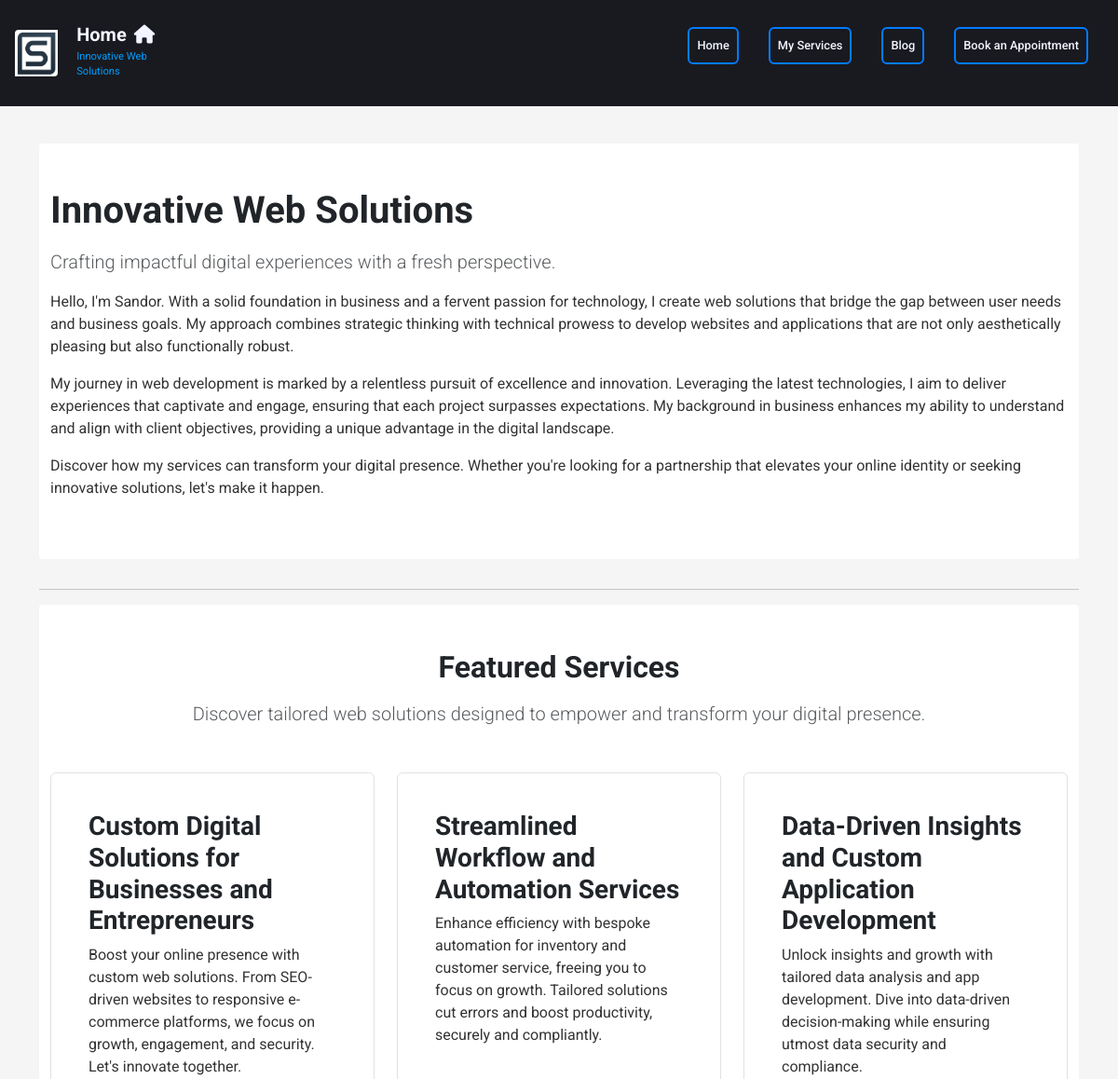
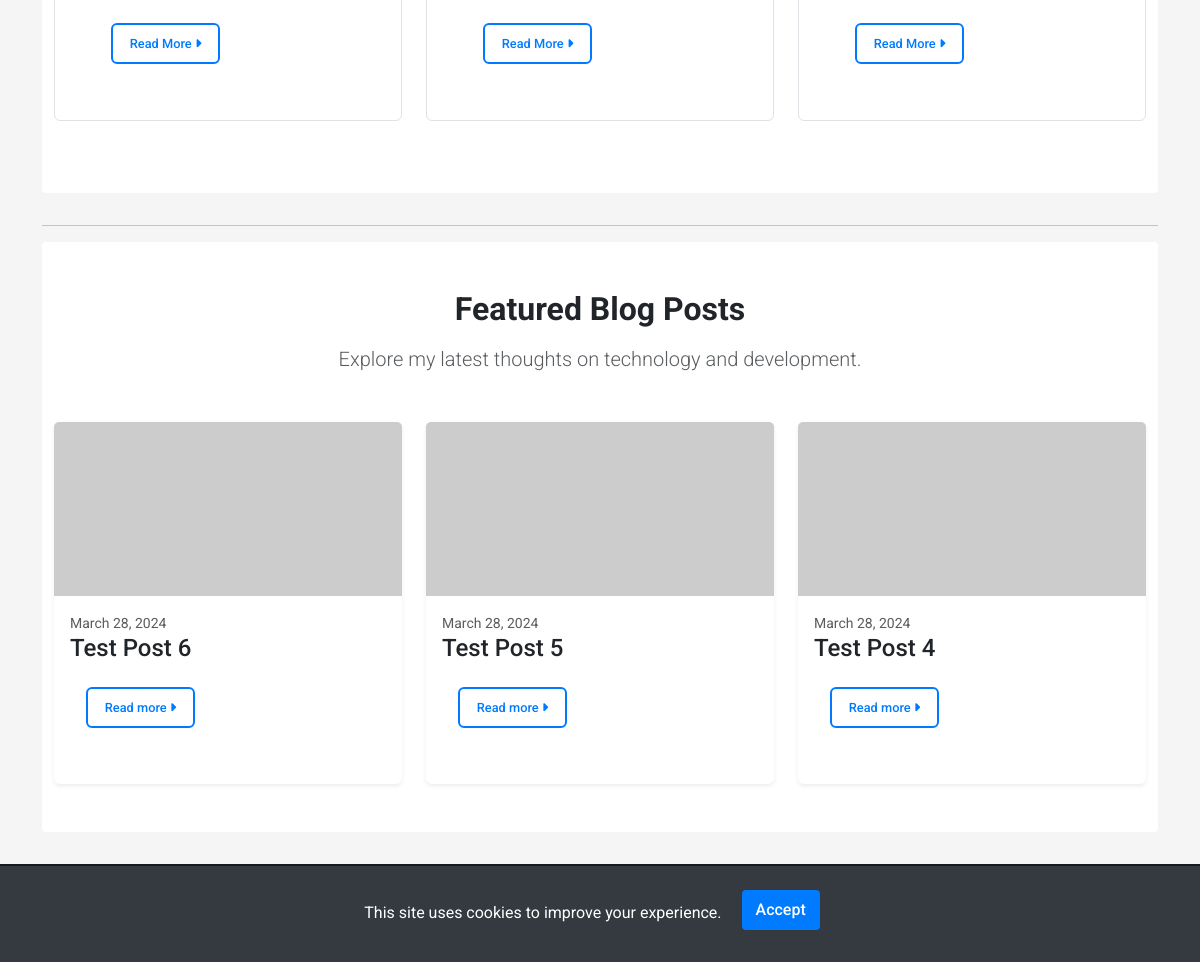
The page / on the database its author committed (2 pictures, top to bottom).
### services/models.py (models this page shows, shortened)
class Service(models.Model):
    title = models.CharField(max_length=200)
    short_description = models.TextField(default='No short description provided.')
    description = models.TextField()
    home_description = models.TextField(default='Brief overview for home page.', help_text='A concise description for the home page.')
    link = models.URLField(max_length=200, blank=True, null=True)

### blog/models.py (models this page shows, shortened)
class BlogPost(models.Model):
    title = models.CharField(max_length=200)
    slug = models.SlugField(max_length=250, unique_for_date='created_at', null=True, blank=True)
    content = models.TextField()
    created_at = models.DateTimeField(auto_now_add=True)
    updated_at = models.DateTimeField(auto_now=True)
    image = models.ImageField(upload_to='blog_images/', blank=True, null=True)
    author = models.ForeignKey(User, on_delete=models.CASCADE, null=True)
    categories = models.ManyToManyField(Category, related_name='blog_posts')
    def get_absolute_url(self):
        return reverse('blog:blog_detail', args=[self.pk])

### home/views.py (the view)
# urls.py: path('', home_view, name='home'),
def home_view(request):
    latest_blog_posts = BlogPost.objects.order_by('-created_at')[:3]
    services = Service.objects.all()[:3]
    context = {
        'latest_blog_posts': latest_blog_posts,
        'services': services,
    }
    return render(request, 'home/home.html', context)

### home/templates/home/home.html (shortened to what this page needs)
{% extends "base.html" %}
{% block content %}
<section class="hero-introduction-section py-5 bg-light">
    <div class="container">
        <div class="row">
            <div class="col-lg-12 mx-auto">
                <h1 class="section-title mb-3">Innovative Web Solutions</h1>
                <p class="lead text-muted">Crafting impactful digital experiences with a fresh perspective.</p>
                <p>Hello, I'm Sandor. With a solid foundation in business and a fervent passion for technology, I create
                    web solutions that bridge the gap between user needs and business goals. My approach combines
                    strategic thinking with technical prowess to develop websites and applications that are not only
                    aesthetically pleasing but also functionally robust.</p>
                <p>My journey in web development is marked by a relentless pursuit of excellence and innovation.
                    Leveraging the latest technologies, I aim to deliver experiences that captivate and engage, ensuring
                    that each project surpasses expectations. My background in business enhances my ability to
                    understand and align with client objectives, providing a unique advantage in the digital landscape.
                </p>
                <p>Discover how my services can transform your digital presence. Whether you're looking for a
                    partnership that elevates your online identity or seeking innovative solutions, let's make it
                    happen.</p>
            </div>
        </div>
    </div>
</section>
<hr class="section-divider">
<section class="services-section py-5 bg-light">
    <div class="container">
        <header class="mb-5 text-center">
            <h2 class="section-title mb-3">Featured Services</h2>
            <p class="lead text-muted">Discover tailored web solutions designed to empower and transform your digital
                presence.</p>
        </header>
        <div class="row">
            {% for service in services %}
            <div class="col-md-4 d-flex align-items-stretch">
                <div class="card service-card mb-4">
                    <div class="card-body d-flex flex-column">
                        <h3 class="card-title">{{ service.title }}</h3>
                        <p class="card-text flex-grow-1">{{ service.home_description }}</p>
                        <a href="{% url 'service_detail' service.pk %}" class="btn btn-outline-primary mt-2 align-self-start">
                            Read More <span class="sr-only">about {{ service.title }}</span>
                            <i class="fa-solid fa-caret-right" aria-hidden="true"></i>
                        </a>
                    </div>
                </div>
            </div>
            {% endfor %}
        </div>
    </div>
</section>
<hr class="section-divider">
<section class="blog-section py-5 bg-light">
    <div class="container">
        <header class="text-center mb-5">
            <h2 class="section-title mb-3">Featured Blog Posts</h2>
            <p class="lead text-muted">Explore my latest thoughts on technology and development.</p>
        </header>
        <div class="row row-cols-1 row-cols-md-3 g-4">
            {% for post in latest_blog_posts %}
            <div class="col">
                <div class="card mb-4 h-100 shadow-sm border-0">
                    <a href="{{ post.get_absolute_url }}">
                        <img class="card-img-top" src="https://dummyimage.com/700x350/dee2e6/6c757d.jpg" alt="{{ post.title }}" loading="lazy">
                    </a>
                    <div class="card-body">
                        <div class="small text-muted">{{ post.created_at|date:"F d, Y" }}</div>
                        <h3 class="card-title h4">{{ post.title }}</h3>
                        <a class="btn btn-outline-primary mt-2 align-self-start" href="{{ post.get_absolute_url }}">
                            Read more <span class="sr-only">about {{ post.title }}</span>
                            <i class="fa-solid fa-caret-right" aria-hidden="true"></i>
                        </a>
                    </div>
                </div>
            </div>
            {% endfor %}
        </div>
    </div>
</section>
{% endblock %}

### static/css/base.css (style rules this page uses)
* { margin: 0; padding: 0; box-sizing: border-box; }
body { font-family: 'Roboto', Arial, sans-serif; font-size: 1rem; line-height: 1.6; color: #333; background-color: #f5f5f5; }
h1, h2, h3, h4, h5, h6 { margin-top: 0; margin-bottom: 0.5em; color: #212529; font-weight: 700; }
h1 { font-size: 2.5rem; }
h2 { font-size: 2rem; }
h3 { font-size: 1.75rem; }
p { margin-bottom: 1rem; font-size: 1rem; line-height: 1.5; color: #333; }
a { color: #007bff; text-decoration: none; transition: color 0.3s ease; }
.text-center { text-align: center; }
.mt-2 { margin-top: 0.5rem; }
.mb-3 { margin-bottom: 1rem; }
.mb-4 { margin-bottom: 1.5rem; }
.mb-5 { margin-bottom: 3rem; }

### static/css/components.css (style rules this page uses)
.btn { background-color: #343a40; color: #ffffff; border: 2px solid transparent; padding: 0.55rem 1.05rem; font-size: 0.8rem; border-radius: 0.375rem; transition: all 0.3s ease; cursor: pointer; font-weight: 500; margin: 1rem; }
.btn-outline-primary { color: #007bff; background-color: transparent; border-color: #007bff; }
.service-card, .service-item { display: flex; flex-direction: column; background-color: #fff !important; border: 1px solid #dee2e6; border-radius: 0.375rem; padding: 1.5rem; margin-bottom: 1rem; transition: transform 0.3s ease, box-shadow 0.3s ease; }
.card-title { margin-bottom: 0.5rem; }
.card-text { flex-grow: 1; }

### static/css/layout.css (style rules this page uses)
.hero-section, .latest-news-section, .about-section, .services-section,.blog-section, .hero-introduction-section { background-color: #fff !important; padding: 2rem 0; margin-bottom: 2rem; border-radius: 0.25rem; }

### rows shown on the page
Service: title "Custom Digital Solutions for Businesses and Entrepreneurs", home_description "Boost your online presence with custom web solutions. From SEO-driven websites to responsive e-commerce platforms, we focus on growth, engagement, and security. Let's innovate together."
Service: title "Streamlined Workflow and Automation Services", home_description "Enhance efficiency with bespoke automation for inventory and customer service, freeing you to focus on growth. Tailored solutions cut errors and boost productivity, securely and compliantly."
Service: title "Data-Driven Insights and Custom Application Development", home_description "Unlock insights and growth with tailored data analysis and app development. Dive into data-driven decision-making while ensuring utmost data security and compliance."
BlogPost: created_at "March 28, 2024", title "Test Post 6"
BlogPost: created_at "March 28, 2024", title "Test Post 5"
BlogPost: created_at "March 28, 2024", title "Test Post 4"
